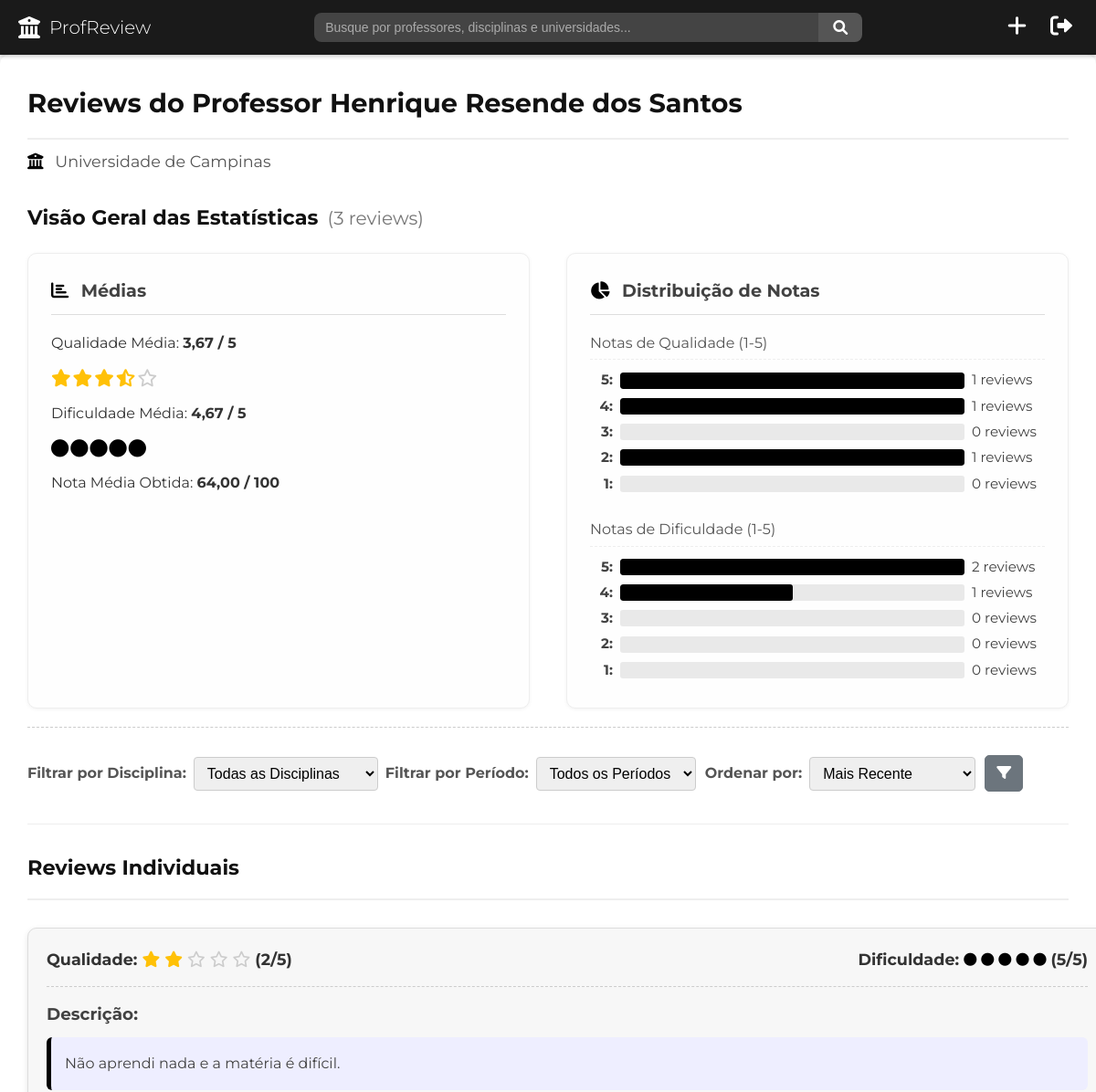
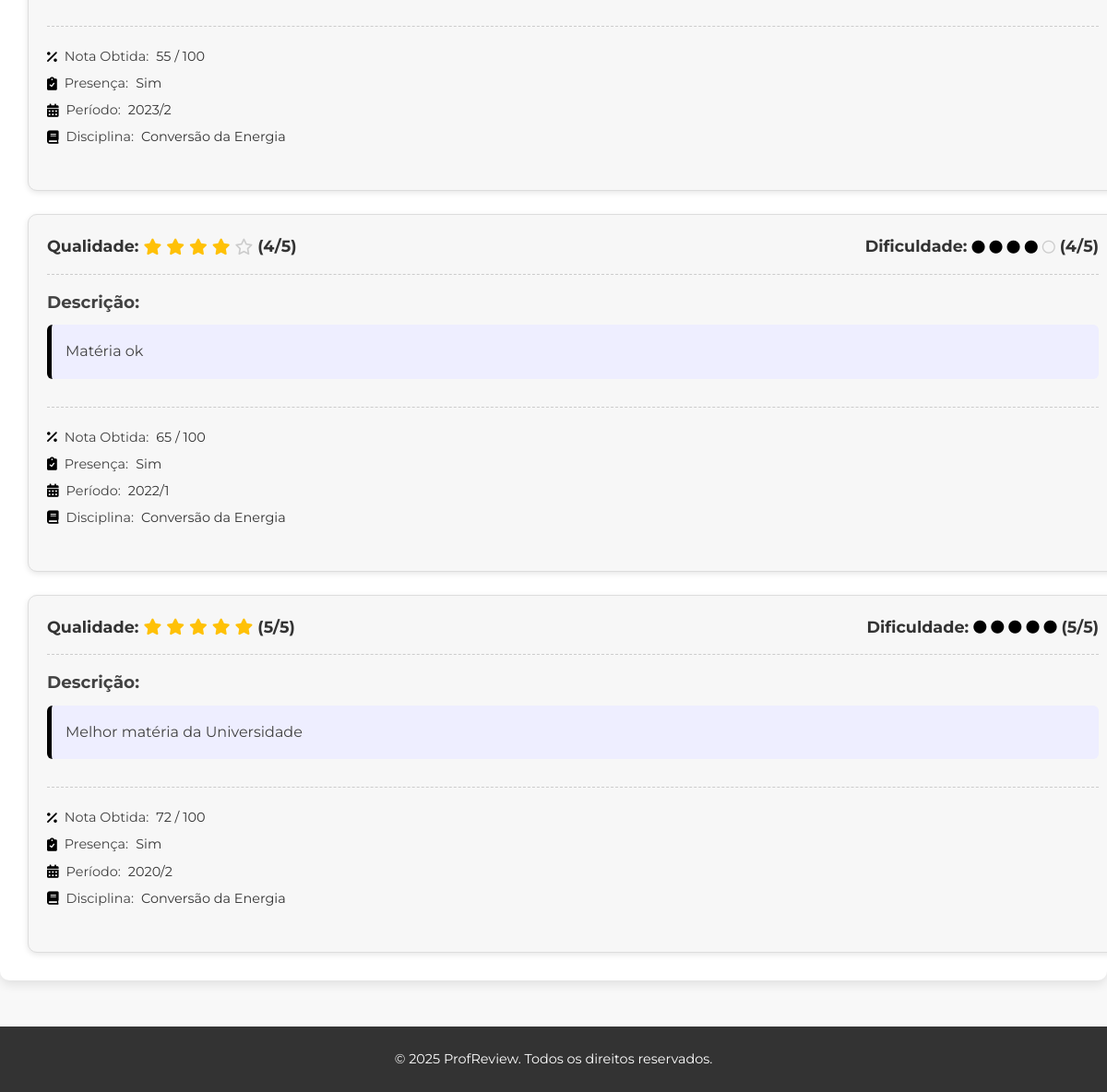
Page /reviews/professor_reviews/8/ (signed in) on the committed database (2 pictures, top to bottom).
### universities/models.py (models this page shows, shortened)
class Professor(models.Model):
    name = models.CharField(max_length=255, null=False)
    departamento = models.CharField(max_length=255, null=False, default="Ciência da Computação")
    universidade = models.ForeignKey('Universidade', on_delete=models.CASCADE, null=True, blank=True)

class Universidade(models.Model):
    nome = models.CharField(max_length=255, null=False)

class Disciplina(models.Model):
    nome = models.CharField(max_length=255, null=False)
    carga_horaria = models.IntegerField(null=False)
    universidades = models.ManyToManyField(Universidade, blank=True)

### reviews/models.py (models this page shows, shortened)
class Review(models.Model):
    dificuldade = models.IntegerField(null=False, validators=[MinValueValidator(1), MaxValueValidator(5)])
    qualidade = models.IntegerField(null=False, validators=[MinValueValidator(0), MaxValueValidator(5)])
    descricao = models.TextField(null=False)
    nota_obtida = models.IntegerField(null=False, validators=[MinValueValidator(0), MaxValueValidator(100)])
    presenca = models.BooleanField(null=False, default=False)
    def validate_periodo(value):
        import re
        pattern = r'^\d{4}/[1-2]$'
        if not re.match(pattern, value):
            raise ValidationError(
                f'{value} não é um período válido. O formato deve ser "ano/semestre", exemplo: "2023/1" ou "2023/2" ou "2024/2".'
            )
    periodo = models.CharField(max_length=7, null=False, validators=[validate_periodo])
    professor = models.ForeignKey('universities.Professor', on_delete=models.CASCADE, null=False, blank=False)
    disciplina = models.ForeignKey('universities.disciplina', on_delete=models.CASCADE, null=False, blank=False)
    usuario = models.ForeignKey(User, on_delete=models.CASCADE, null=True, blank=True)

### reviews/views.py (the view)
# urls.py: path("professor_reviews/<int:professor_id>/", views.professor_reviews_view, name="professor_reviews"),
@login_required
def professor_reviews_view(request, professor_id):
    professor = get_object_or_404(Professor, id=professor_id)
    initial_reviews_queryset = Review.objects.filter(professor=professor)
    filtered_ordered_reviews_queryset = initial_reviews_queryset
    filter_disciplina = request.GET.get('disciplina', '')
    filter_periodo = request.GET.get('periodo', '')
    ordenar = request.GET.get('ordenar', 'newest')  # Default order
    if filter_disciplina:
        filtered_ordered_reviews_queryset = filtered_ordered_reviews_queryset.filter(disciplina__id=filter_disciplina)
    if filter_periodo:
        filtered_ordered_reviews_queryset = filtered_ordered_reviews_queryset.filter(periodo=filter_periodo)
    sort_mapping = {
        'newest': '-periodo',
        'quality_desc': '-qualidade',
        'quality_asc': 'qualidade',
        'difficulty_desc': '-dificuldade',
        'difficulty_asc': 'dificuldade',
        'grade_desc': '-nota_obtida',
        'grade_asc': 'nota_obtida',
    }
    order_field = sort_mapping.get(ordenar, '-periodo')
    filtered_ordered_reviews_queryset = filtered_ordered_reviews_queryset.order_by(order_field)
    disciplinas = Disciplina.objects.filter(review__professor=professor).distinct().order_by('nome')
    periodos = initial_reviews_queryset.values_list('periodo', flat=True).distinct().order_by('-periodo')
    averages = initial_reviews_queryset.aggregate(
        Avg('dificuldade'),
        Avg('qualidade'),
        Avg('nota_obtida')
    )
    quality_counts_qs = initial_reviews_queryset.values('qualidade').annotate(count=Count('qualidade')).order_by('-qualidade')
    difficulty_counts_qs = initial_reviews_queryset.values('dificuldade').annotate(count=Count('dificuldade')).order_by('-dificuldade')
    max_quality_count = max([item['count'] for item in quality_counts_qs] + [0])
    max_difficulty_count = max([item['count'] for item in difficulty_counts_qs] + [0])
    full_quality_distribution = []
    for score in range(5, 0, -1):
        count = next((item['count'] for item in quality_counts_qs if item['qualidade'] == score), 0)
        percentage = (count / max_quality_count * 100) if max_quality_count > 0 else 0
        full_quality_distribution.append({'score': score, 'count': count, 'percentage': percentage})
    full_difficulty_distribution = []
    for score in range(5, 0, -1):
        count = next((item['count'] for item in difficulty_counts_qs if item['dificuldade'] == score), 0)
        percentage = (count / max_difficulty_count * 100) if max_difficulty_count > 0 else 0
        full_difficulty_distribution.append({'score': score, 'count': count, 'percentage': percentage})
    avg_quality = averages.get('qualidade__avg') or 0
    avg_difficulty = averages.get('dificuldade__avg') or 0
    def calculate_visual_icons_for_average(average):
        full_icons = floor(average)
        has_half = (average - full_icons) >= 0.5
        empty_icons = 5 - full_icons - (1 if has_half else 0)
        full_icons = max(0, full_icons)
        empty_icons = max(0, empty_icons)
        return {'full': full_icons, 'half': has_half, 'empty': empty_icons}
    avg_quality_icons = calculate_visual_icons_for_average(avg_quality)
    avg_difficulty_rounded = round(avg_difficulty)
    avg_difficulty_icons = {
        'full': max(0, min(5, avg_difficulty_rounded)),
        'half': False,
        'empty': max(0, 5 - max(0, min(5, avg_difficulty_rounded)))
    }
    total_reviews = initial_reviews_queryset.count()
    processed_reviews = []
    for review in filtered_ordered_reviews_queryset:  # Itera sobre o queryset filtrado/ordenado
        review.filled_quality_stars = review.qualidade
        review.empty_quality_stars = 5 - review.qualidade
        review.filled_difficulty_circles = review.dificuldade
        review.empty_difficulty_circles = 5 - review.dificuldade
        processed_reviews.append(review)
    paginator = Paginator(processed_reviews, 10)  # Pagina a lista processada
    page_number = request.GET.get('page')
    page_obj = paginator.get_page(page_number)
    context = {
        'professor': professor,
        'reviews': page_obj,  # Passa a lista paginada de reviews processados (FILTRADA/ORDENADA)
        'is_paginated': page_obj.has_other_pages(),
        'page_obj': page_obj,
        'averages': averages,  # Estatísticas totais
        'avg_quality_icons': avg_quality_icons,  # Estatísticas totais
        'avg_difficulty_icons': avg_difficulty_icons,  # Estatísticas totais
        'quality_distribution': full_quality_distribution,  # Estatísticas totais
        'difficulty_distribution': full_difficulty_distribution,  # Estatísticas totais
        'total_reviews': total_reviews,  # Estatísticas totais
        'current_order': ordenar,
        'current_disciplina': filter_disciplina,
        'current_periodo': filter_periodo,
        'disciplinas': disciplinas,  # Disciplinas disponíveis para filtro (TOTAIS)
        'periodos': periodos,  # Períodos disponíveis para filtro (TOTAIS)
    }
    is_ajax = request.headers.get('x-requested-with') == 'XMLHttpRequest'
    if is_ajax:
        html = render_to_string('reviews/includes/review_list.html', context, request=request)
        return JsonResponse({'html': html})
    else:
        return render(request, 'reviews/single_professor_reviews.html', context)

### reviews/templates/reviews/single_professor_reviews.html (shortened to what this page needs)
{% load static %}
<!DOCTYPE html>
<html lang="pt-br">
<head>
    <link rel="stylesheet" href="{% static 'reviews/style.css' %}">
    <link rel="stylesheet" href="https://cdnjs.cloudflare.com/ajax/libs/font-awesome/6.0.0/css/all.min.css">
</head>
<body>
    {% include 'reviews/top-bar.html' %}
    <main class="container content-area" style="margin-top: 60px;">
        {% include 'reviews/includes/professor_info.html' %}
        {% include 'reviews/includes/statistics.html' %}
        {% include 'reviews/includes/interactivity.html' %}
        <section class="reviews-list">
             <h3>Reviews Individuais</h3>
             <div id="reviews-container">
                 {% include 'reviews/includes/review_list.html' with reviews=reviews page_obj=page_obj is_paginated=is_paginated current_order=current_order current_disciplina=current_disciplina current_periodo=current_periodo user=user %}
             </div>
        </section>
    </main>
    {% include 'reviews/includes/footer.html' %}
</body>
</html>

### reviews/templates/reviews/includes/professor_info.html
<h2>Reviews do Professor {{ professor.name }}</h2>
{% if professor.universidade %}
    <p class="professor-university"><i class="fas fa-university"></i> {{ professor.universidade.nome }}</p>
{% endif %}

### reviews/templates/reviews/includes/review_list.html (shortened to what this page needs)
{% load static %}
{% if reviews %}
    <div class="review-items-container reviews-stacked">
        {% for review in reviews %}
            <div class="review-item">
                <div class="review-header">
                    <span class="review-quality">
                        Qualidade:
                        {% for _ in ""|ljust:review.filled_quality_stars %}
                            <i class="fas fa-star star-filled"></i>
                        {% endfor %}
                        {% for _ in ""|ljust:review.empty_quality_stars %}
                            <i class="far fa-star star-empty"></i>
                        {% endfor %}
                         ({{ review.qualidade }}/5)
                    </span>
                    <span class="review-difficulty">
                        Dificuldade:
                        {% for _ in ""|ljust:review.filled_difficulty_circles %}
                            <i class="fas fa-circle difficulty-filled"></i>
                        {% endfor %}
                         {% for _ in ""|ljust:review.empty_difficulty_circles %}
                            <i class="far fa-circle difficulty-empty"></i>
                         {% endfor %}
                         ({{ review.dificuldade }}/5)
                    </span>
                </div>
                <div class="review-description">
                    <h4>Descrição:</h4>
                    <p>{{ review.descricao }}</p>
                </div>
                <div class="review-details">
                    <p><i class="fas fa-percent"></i> Nota Obtida: <strong>{{ review.nota_obtida }} / 100</strong></p>
                    <p><i class="fas fa-clipboard-check"></i> Presença: <strong>{{ review.presenca|yesno:"Sim,Não" }}</strong></p>
                    <p><i class="fas fa-calendar-alt"></i> Período: <strong>{{ review.periodo }}</strong></p>
                    <p><i class="fas fa-book"></i> Disciplina: <strong>{{ review.disciplina.nome }}</strong></p>
                </div>
            </div>
        {% endfor %}
    </div>
{% else %}
    <p class="no-reviews-message"><i class="fas fa-info-circle"></i> Nenhum review encontrado para este professor com os filtros aplicados.</p>
{% endif %}

### reviews/static/reviews/style.css (style rules this page uses)
body { font-family: 'Montserrat', 'Roboto', sans-serif; line-height: 1.6; margin: 0; padding: 0; background-color: #f8f8f8; color: #333; }
.container { max-width: 1200px; margin: 0 auto; padding: 0 20px; }
main { margin-top: 60px; }
.content-area { background-color: #fff; padding: 30px; border-radius: 10px; box-shadow: 0 4px 12px rgba(0, 0, 0, 0.1); margin-bottom: 30px; }
.content-area h2 { color: #111; border-bottom: 2px solid #eee; padding-bottom: 15px; margin-top: 0; margin-bottom: 30px; font-size: 1.8rem; }
.professor-university { margin-top: -20px; margin-bottom: 30px; color: #555; font-size: 1.1em; text-align: left; }
.professor-university i { margin-right: 8px; color: #000; }
.reviews-list { margin-top: 30px; }
.reviews-list h3 { color: #111; border-bottom: 2px solid #eee; padding-bottom: 15px; margin-bottom: 30px; font-size: 1.4rem; }
#reviews-container { min-height: 100px; }
.review-items-container.reviews-stacked { display: flex; flex-direction: column; gap: 25px; }
.review-item { background-color: #f7f7f7; border: 1px solid #ddd; border-radius: 10px; padding: 20px; box-shadow: 0 2px 6px rgba(0, 0, 0, 0.1); display: flex; flex-direction: column; transition: transform 0.15s ease, box-shadow 0.15s ease; width: 100%; }
.review-header { display: flex; justify-content: space-between; margin-bottom: 15px; padding-bottom: 15px; border-bottom: 1px dashed #ccc; font-size: 1.1em; font-weight: bold; flex-wrap: wrap; gap: 15px; align-items: center; }
.review-quality, .review-difficulty { display: flex; align-items: center; gap: 5px; }
.star-filled { color: #ffc107; }
.star-empty { color: #ccc; }
.difficulty-filled { color: #000; }
.difficulty-empty { color: #ccc; }
.review-quality i.fas, .review-quality i.far { font-size: 1em; }
.review-difficulty i.fas, .review-difficulty i.far { font-size: 0.8em; }
.review-description { margin-bottom: 15px; flex-grow: 1; }
.review-description h4 { margin: 0 0 10px 0; color: #424242; font-size: 1.15em; }
.review-description p { margin: 0; font-style: normal; padding: 15px; background-color: #eef; border-left: 5px solid #000; border-radius: 6px; white-space: pre-wrap; word-wrap: break-word; line-height: 1.8; color: #424242; font-size: 1em; }
.review-details { margin-top: 15px; padding-top: 15px; border-top: 1px dashed #ccc; font-size: 0.9em; color: #424242; }
.review-details p { margin: 6px 0; display: flex; align-items: center; gap: 8px; }
.review-details p i { margin-right: 0; color: #000; flex-shrink: 0; }
.review-details strong { color: #333; font-weight: normal; }

### rows in the picture
Professor: name "Henrique Resende dos Santos", universidade.nome "Universidade de Campinas"
Review: qualidade "2", dificuldade "5", descricao "Não aprendi nada e a matéria é difícil.", nota_obtida "55", presenca "Sim", periodo "2023/2", disciplina.nome "Conversão da Energia"
Review: qualidade "4", dificuldade "4", descricao "Matéria ok", nota_obtida "65", presenca "Sim", periodo "2022/1", disciplina.nome "Conversão da Energia"
Review: qualidade "5", dificuldade "5", descricao "Melhor matéria da Universidade", nota_obtida "72", presenca "Sim", periodo "2020/2", disciplina.nome "Conversão da Energia"

### other values in the picture
{{ total_reviews }} "3"
{{ averages.qualidade__avg|floatformat:2 }} "3,67"
{{ averages.dificuldade__avg|floatformat:2 }} "4,67"
{{ averages.nota_obtida__avg|floatformat:2 }} "64,00"
{{ item.score }} "5" "4" "3" "2" "1"
{{ item.count }} "1" "1" "0" "1" "0"
{{ item.count }} "2" "1" "0" "0" "0"
